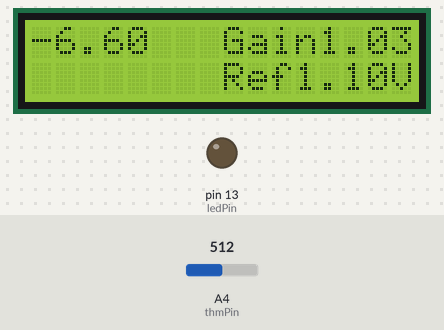
A sketch run on a simulated Arduino Uno, built with avr-gcc and run on an emulated ATmega328P. Shown: 16×2 character LCD, output pins drawn as LEDs (lit = HIGH). The inputs (shaded band) are chosen by the test bench; at power-on: A4 (thmPin) = 512. Pins used as bus, display or sensor lines are not drawn; what the sketch prints to the serial monitor is not drawn.

Above: at 0.3 s.
At 60.17 s:
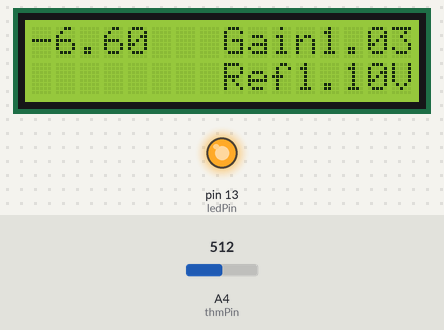
Timing chart, 0 to 121.8 s (numbered marks = the images above):
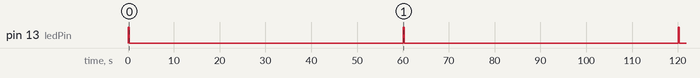

Measured:
- by itself, pin 13 (ledPin): alternates HIGH for 0.20 s and LOW for 59.8 s

The sketch:

lm35_templature.ino
```cpp
#include <LiquidCrystal.h>

LiquidCrystal lcd(12, 11, 5, 4, 3, 2);   // Enable -> GND

const int ledPin = 13;
const int thmPin =  4;
const int pseudoGND = 19;
const int pseudoVCC = 17;
const float thmPitch = 0.01;
const float thmOffset = 0.6;

int aValue = 0;
float temp = 0;
float aRef ;
float gain ;

//int pickDecimal(float a, int digit) {
//  float d = pow(10, -1 - digit);
//  return int((abs(a * d) - abs(int(a * d))) * 10);
//}

void setup() {
  Serial.begin(9600);
  //lcd.begin(16,2);
  pinMode(ledPin, OUTPUT);
  pinMode(pseudoGND, OUTPUT);
  pinMode(pseudoVCC, OUTPUT);

  analogReference(INTERNAL);
  aRef = 1.1;
  gain = 1.03;

  digitalWrite(pseudoVCC, HIGH);
  digitalWrite(pseudoGND,  LOW);

  lcd.begin(16,2);
  lcd.clear();
  lcd.setCursor(0, 0);
  lcd.print(temp);
  aValue = analogRead(thmPin);
  temp = ((float)aValue / gain / 1024 * aRef - thmOffset) / thmPitch;

}

void loop() {
  digitalWrite(ledPin, HIGH);
  delay(200);

  aValue = analogRead(thmPin);
  temp = ((float)aValue / gain / 1024 * aRef - thmOffset) / thmPitch;

  digitalWrite(ledPin, LOW);

//  Serial.print  (aValue);
//  Serial.print  ("   ");
  Serial.println(temp);

  lcd.clear();
  lcd.setCursor(0, 0);
  lcd.print(temp);
//  lcd.print((long)temp);
//  lcd.print(".");
//  lcd.print(pickDecimal(temp + 0.05 * temp / abs(temp), -1));
//  lcd.write("0");
//  lcd.print("C");

  lcd.setCursor(8, 0);
  lcd.print("Gain");
  lcd.print(gain);
  lcd.setCursor(8, 1);
  lcd.print("Ref");
  lcd.print(aRef);
  lcd.print("V");

  delay(59800);
}
```
